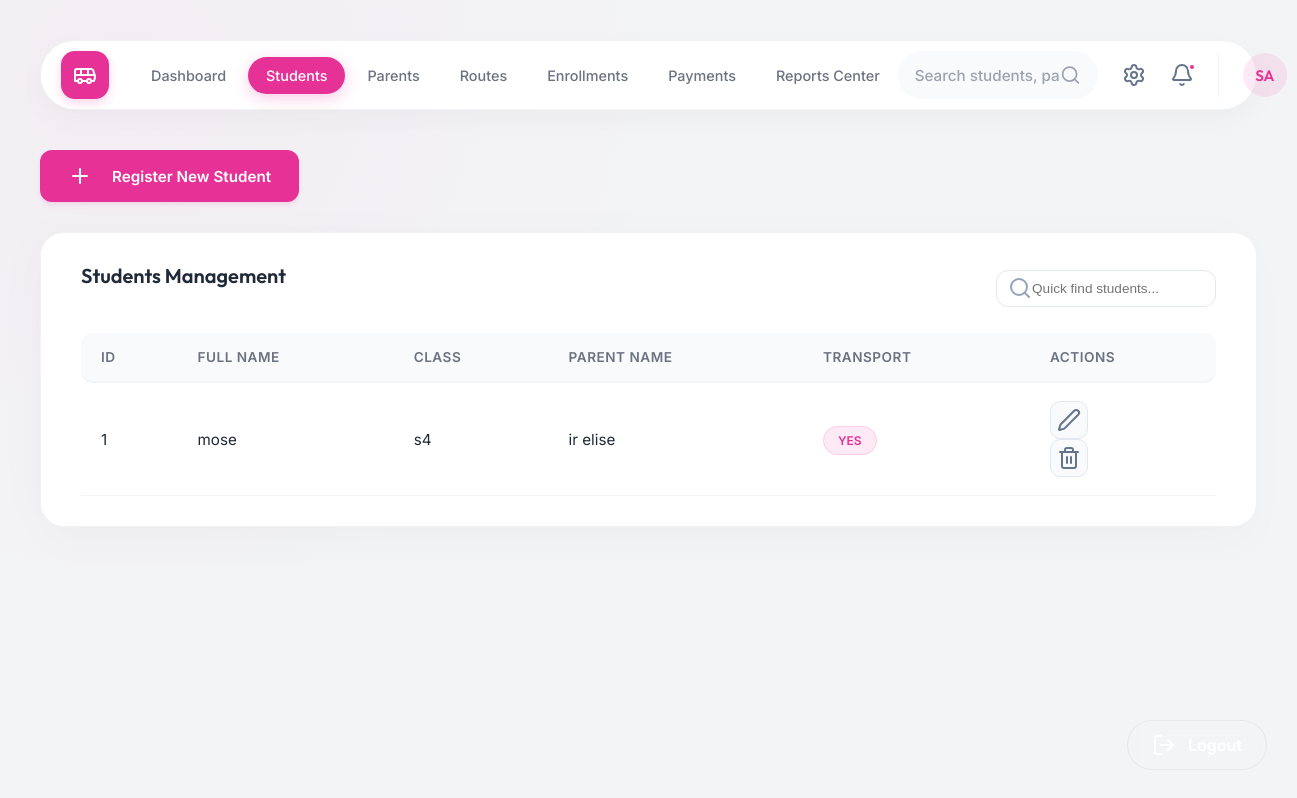
The app's page /index.php?page=students (signed in) with its own data.
### tables this page shows
CREATE TABLE students (
            id INTEGER PRIMARY KEY AUTOINCREMENT,
            fullname VARCHAR(150) NOT NULL,
            class VARCHAR(50),
            parent_id INTEGER,
            uses_transport BOOLEAN DEFAULT 0,
            FOREIGN KEY (parent_id) REFERENCES parents (parent_id) ON DELETE SET NULL
        );

CREATE TABLE parents (
            parent_id INTEGER PRIMARY KEY AUTOINCREMENT,
            full_name VARCHAR(150) NOT NULL,
            phone VARCHAR(20),
            email VARCHAR(100),
            address VARCHAR(150)
        );

### pages/students.php (the view)
<?php
require_once 'backend/db.php';
$sql = "SELECT s.*, p.full_name as parent_name
        FROM students s
        LEFT JOIN parents p ON s.parent_id = p.parent_id";
$students = $pdo->query($sql)->fetchAll();
?>
<div class="content-header" style="justify-content: flex-end; margin-bottom: 30px;">
    <div class="header-tools">
        <button class="btn btn-primary" onclick="openAddModal('students', ['fullname', 'class', 'parent_id', 'uses_transport'])">
            <i data-lucide="plus" size="18" style="margin-right: 8px;"></i>
            Register New Student
        </button>
    </div>
</div>
<div class="table-container">
    <div style="display: flex; justify-content: space-between; align-items: center; margin-bottom: 20px;">
        <div class="table-title">Students Management</div>
        <div style="position: relative;">
            <input type="text" placeholder="Quick find students..." class="local-table-filter" style="padding: 10px 15px 10px 35px; border-radius: 12px; border: 1px solid #e2e8f0; font-size: 0.85rem; width: 220px; outline: none; transition: all 0.3s;" onfocus="this.style.borderColor='var(--primary)'" onblur="this.style.borderColor='#e2e8f0'">
            <i data-lucide="search" size="16" style="position: absolute; left: 12px; top: 50%; transform: translateY(-50%); color: #94a3b8;"></i>
        </div>
    </div>
    <table>
        <thead>
            <tr>
                <th>ID</th>
                <th>Full Name</th>
                <th>Class</th>
                <th>Parent Name</th>
                <th>Transport</th>
                <th>Actions</th>
            </tr>
        </thead>
        <tbody>
            <?php if (empty($students)): ?>
                <tr>
                    <td colspan="6" style="text-align: center; padding: 20px;">No students found in the database.</td>
                </tr>
            <?php else: ?>
                <?php foreach ($students as $s): ?>
                    <tr>
                        <td><?php echo $s['id']; ?></td>
                        <td><?php echo $s['fullname']; ?></td>
                        <td><?php echo $s['class']; ?></td>
                        <td><?php echo $s['parent_name'] ?: 'None'; ?></td>
                        <td>
                            <span class="badge badge-<?php echo $s['uses_transport'] ? 'paid' : 'pending'; ?>">
                                <?php echo $s['uses_transport'] ? 'Yes' : 'No'; ?>
                            </span>
                        </td>
                        <td>
                            <button class="btn btn-icon" title="Edit" onclick='openEditModal("students", <?php echo $s["id"]; ?>, <?php echo json_encode($s); ?>)'><i data-lucide="edit-2"></i></button>
                            <button class="btn btn-icon text-red" title="Delete" onclick="deleteItem('students', <?php echo $s['id']; ?>)"><i data-lucide="trash-2"></i></button>
                        </td>
                    </tr>
                <?php endforeach; ?>
            <?php endif; ?>
        </tbody>
    </table>
</div>

### assets/css/style.css (style rules this page uses)
:root { --primary: #E63197; --primary-light: #FF80C5; --bg-body: #F3F4F6; --bg-card: #FFFFFF; --bg-sidebar: #FFFFFF; --text-main: #1F2937; --text-dim: #6B7280; --accent: #E63197; --accent-alt: #FF80C5; --sidebar-width: 250px; --glass-border: rgba(0, 0, 0, 0.05); --glass-shadow: 0 4px 20px rgba(0, 0, 0, 0.05); --card-blur: 0px; }
* { margin: 0; padding: 0; box-sizing: border-box; }
.table-container { background: var(--bg-card); border-radius: 24px; padding: 30px 40px; border: 1px solid var(--glass-border); box-shadow: -10px 0 50px rgba(0,0,0,0.02), 0 20px 40px rgba(0,0,0,0.02); }
.table-title { font-size: 1.25rem; font-weight: 600; margin-bottom: 25px; }
table { width: 100%; border-collapse: separate; border-spacing: 0; }
th { text-align: left; padding: 16px 20px; font-size: 0.85rem; text-transform: uppercase; color: var(--text-dim); border-bottom: 2px solid #F1F5F9; background: #F8FAFC; font-weight: 600; letter-spacing: 0.5px; }
th:first-child { border-top-left-radius: 12px; border-bottom-left-radius: 12px; }
th:last-child { border-top-right-radius: 12px; border-bottom-right-radius: 12px; }
td { padding: 18px 20px; border-bottom: 1px solid #F1F5F9; font-size: 0.95rem; color: #1f2937; }
.badge { padding: 6px 14px; border-radius: 100px; font-size: 0.75rem; font-weight: 600; text-transform: uppercase; }
.badge-paid { background: rgba(230, 49, 151, 0.1); color: #E63197; border: 1px solid rgba(230, 49, 151, 0.15); }
.btn { padding: 14px 28px; border-radius: 12px; border: none; font-weight: 600; cursor: pointer; display: inline-flex; align-items: center; gap: 12px; transition: all 0.3s; font-size: 0.95rem; }
.btn-primary { background-color: var(--primary); color: white; border-radius: 12px; padding: 14px 28px; font-weight: 600; box-shadow: 0 4px 6px -1px rgba(230, 49, 151, 0.1), 0 2px 4px -1px rgba(230, 49, 151, 0.06); border: none; font-family: 'Inter', sans-serif; transition: all 0.3s ease; }
.btn-icon { width: 38px; height: 38px; padding: 0; display: flex; align-items: center; justify-content: center; border-radius: 10px; background: #f8fafc; color: #64748b; border: 1px solid #e2e8f0; }
.stat-card, .table-container, .form-container { animation: fadeIn 0.6s cubic-bezier(0.4, 0, 0.2, 1) forwards; }

### records on screen
students: id "1", fullname "mose", class "s4", parent.full_name "ir elise", uses_transport "YES"

### other values on screen
$initials "SA"
